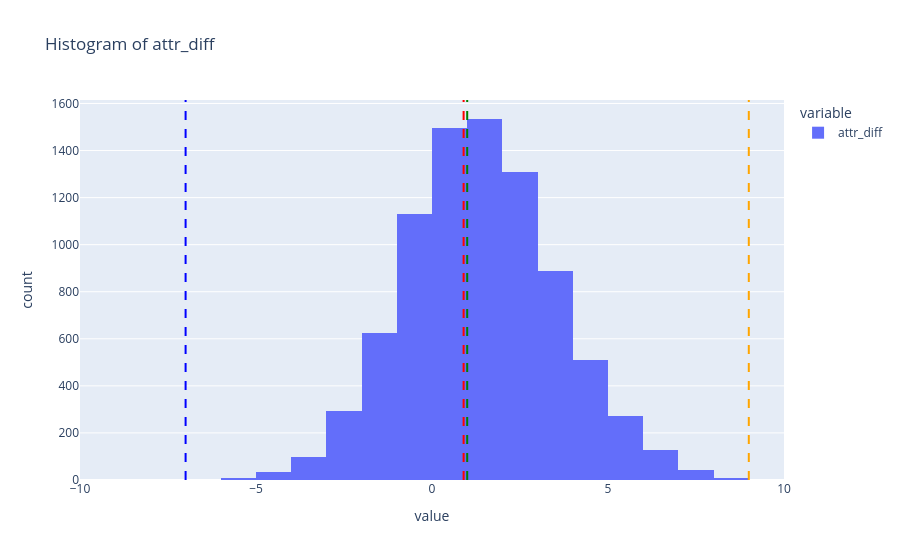
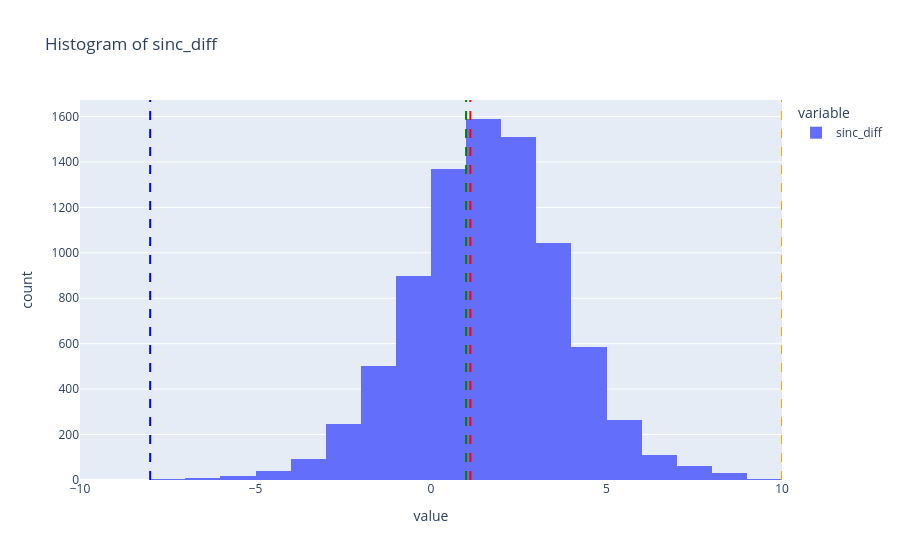
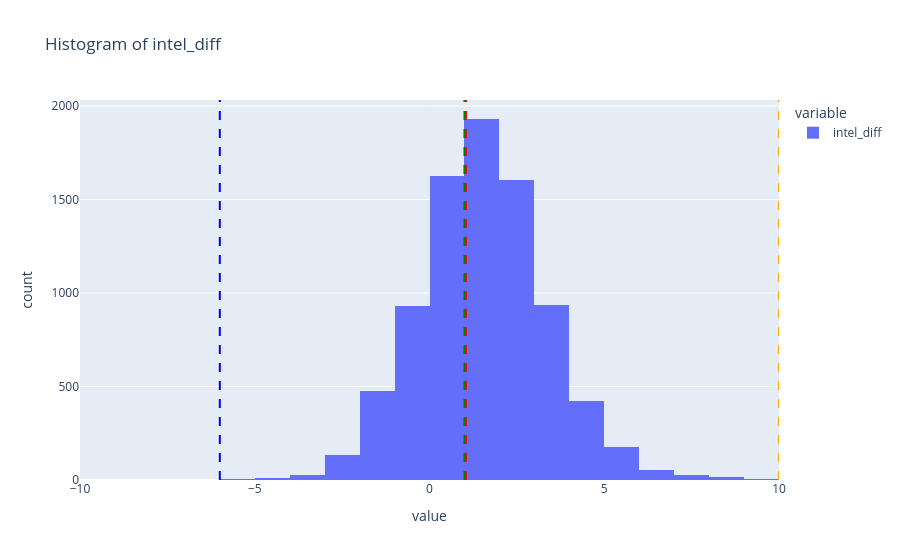
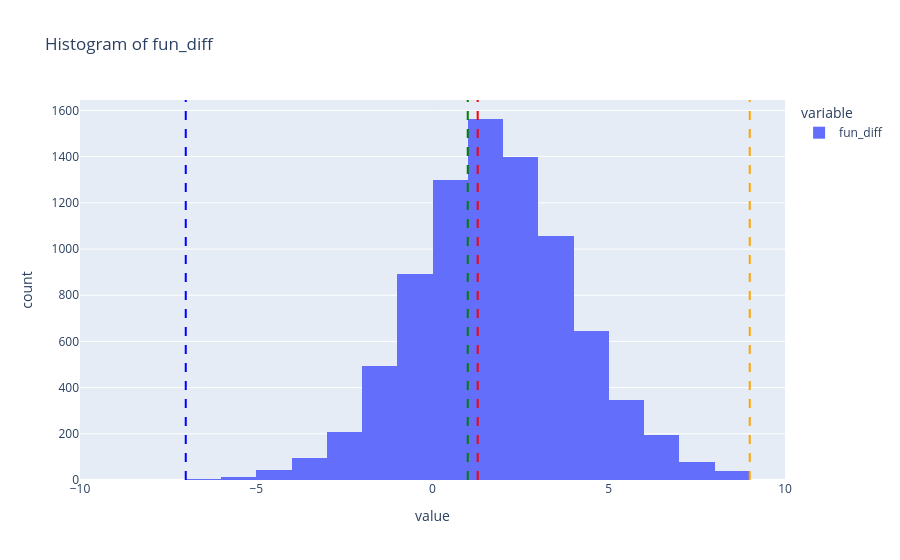

Notebook cell for these charts, in order:
### Code cell
group_plot = df_predict[column_res_pred]

for col in ["attr_diff", "sinc_diff", "intel_diff", "fun_diff", "amb_diff"]:
    mean = group_plot[col].mean()
    median = group_plot[col].median()
    min = group_plot[col].min()
    max = group_plot[col].max()
    fig = px.histogram(group_plot[col], range_x=[-10, 10], title=f"Histogram of {col}")
    fig.add_vline(x=mean, line_dash="dash", line_color="red")
    fig.add_vline(x=median, line_dash="dash", line_color="green")
    fig.add_vline(x=min, line_dash="dash", line_color="blue")
    fig.add_vline(x=max, line_dash="dash", line_color="orange")
    fig.update_traces(xbins=dict(
        start=min,
        size=1,
        end=max
    ))
    # 2. Make the bars touch each other (remove gaps)
    fig.update_layout(bargap=0)
    fig.show()

### Figure 1 — Plotly figure (JSON) as saved in the notebook; plotly's stock layout.template omitted (floating-point values rounded to 4 significant figures; data arrays with more than 128 entries replaced by an {"elided": "..."} marker saying what was removed)
{"data": [{"alignmentgroup": "True", "bingroup": "x", "hovertemplate": "variable=attr_diff<br>value=%{x}<br>count=%{y}<extra></extra>", "legendgroup": "attr_diff", "marker": {"color": "#636efa", "pattern": {"shape": ""}}, "name": "attr_diff", "offsetgroup": "attr_diff", "orientation": "v", "showlegend": true, "type": "histogram", "x": {"elided": "8378 float values"}, "xaxis": "x", "xbins": {"end": 9, "size": 1, "start": -7}, "yaxis": "y"}], "layout": {"bargap": 0, "barmode": "relative", "legend": {"title": {"text": "variable"}, "tracegroupgap": 0}, "shapes": [{"line": {"color": "red", "dash": "dash"}, "type": "line", "x0": 0.8981, "x1": 0.8981, "xref": "x", "y0": 0, "y1": 1, "yref": "y domain"}, {"line": {"color": "green", "dash": "dash"}, "type": "line", "x0": 1, "x1": 1, "xref": "x", "y0": 0, "y1": 1, "yref": "y domain"}, {"line": {"color": "blue", "dash": "dash"}, "type": "line", "x0": -7, "x1": -7, "xref": "x", "y0": 0, "y1": 1, "yref": "y domain"}, {"line": {"color": "orange", "dash": "dash"}, "type": "line", "x0": 9, "x1": 9, "xref": "x", "y0": 0, "y1": 1, "yref": "y domain"}], "title": {"text": "Histogram of attr_diff"}, "xaxis": {"anchor": "y", "domain": [0, 1], "range": [-10, 10], "title": {"text": "value"}}, "yaxis": {"anchor": "x", "domain": [0, 1], "title": {"text": "count"}}}}

### Figure 2 — Plotly figure (JSON) as saved in the notebook; plotly's stock layout.template omitted (floating-point values rounded to 4 significant figures; data arrays with more than 128 entries replaced by an {"elided": "..."} marker saying what was removed)
{"data": [{"alignmentgroup": "True", "bingroup": "x", "hovertemplate": "variable=sinc_diff<br>value=%{x}<br>count=%{y}<extra></extra>", "legendgroup": "sinc_diff", "marker": {"color": "#636efa", "pattern": {"shape": ""}}, "name": "sinc_diff", "offsetgroup": "sinc_diff", "orientation": "v", "showlegend": true, "type": "histogram", "x": {"elided": "8378 float values"}, "xaxis": "x", "xbins": {"end": 10, "size": 1, "start": -8}, "yaxis": "y"}], "layout": {"bargap": 0, "barmode": "relative", "legend": {"title": {"text": "variable"}, "tracegroupgap": 0}, "shapes": [{"line": {"color": "red", "dash": "dash"}, "type": "line", "x0": 1.122, "x1": 1.122, "xref": "x", "y0": 0, "y1": 1, "yref": "y domain"}, {"line": {"color": "green", "dash": "dash"}, "type": "line", "x0": 1, "x1": 1, "xref": "x", "y0": 0, "y1": 1, "yref": "y domain"}, {"line": {"color": "blue", "dash": "dash"}, "type": "line", "x0": -8, "x1": -8, "xref": "x", "y0": 0, "y1": 1, "yref": "y domain"}, {"line": {"color": "orange", "dash": "dash"}, "type": "line", "x0": 10, "x1": 10, "xref": "x", "y0": 0, "y1": 1, "yref": "y domain"}], "title": {"text": "Histogram of sinc_diff"}, "xaxis": {"anchor": "y", "domain": [0, 1], "range": [-10, 10], "title": {"text": "value"}}, "yaxis": {"anchor": "x", "domain": [0, 1], "title": {"text": "count"}}}}

### Figure 3 — Plotly figure (JSON) as saved in the notebook; plotly's stock layout.template omitted (floating-point values rounded to 4 significant figures; data arrays with more than 128 entries replaced by an {"elided": "..."} marker saying what was removed)
{"data": [{"alignmentgroup": "True", "bingroup": "x", "hovertemplate": "variable=intel_diff<br>value=%{x}<br>count=%{y}<extra></extra>", "legendgroup": "intel_diff", "marker": {"color": "#636efa", "pattern": {"shape": ""}}, "name": "intel_diff", "offsetgroup": "intel_diff", "orientation": "v", "showlegend": true, "type": "histogram", "x": {"elided": "8378 float values"}, "xaxis": "x", "xbins": {"end": 10, "size": 1, "start": -6}, "yaxis": "y"}], "layout": {"bargap": 0, "barmode": "relative", "legend": {"title": {"text": "variable"}, "tracegroupgap": 0}, "shapes": [{"line": {"color": "red", "dash": "dash"}, "type": "line", "x0": 1.043, "x1": 1.043, "xref": "x", "y0": 0, "y1": 1, "yref": "y domain"}, {"line": {"color": "green", "dash": "dash"}, "type": "line", "x0": 1, "x1": 1, "xref": "x", "y0": 0, "y1": 1, "yref": "y domain"}, {"line": {"color": "blue", "dash": "dash"}, "type": "line", "x0": -6, "x1": -6, "xref": "x", "y0": 0, "y1": 1, "yref": "y domain"}, {"line": {"color": "orange", "dash": "dash"}, "type": "line", "x0": 10, "x1": 10, "xref": "x", "y0": 0, "y1": 1, "yref": "y domain"}], "title": {"text": "Histogram of intel_diff"}, "xaxis": {"anchor": "y", "domain": [0, 1], "range": [-10, 10], "title": {"text": "value"}}, "yaxis": {"anchor": "x", "domain": [0, 1], "title": {"text": "count"}}}}

### Figure 4 — Plotly figure (JSON) as saved in the notebook; plotly's stock layout.template omitted (floating-point values rounded to 4 significant figures; data arrays with more than 128 entries replaced by an {"elided": "..."} marker saying what was removed)
{"data": [{"alignmentgroup": "True", "bingroup": "x", "hovertemplate": "variable=fun_diff<br>value=%{x}<br>count=%{y}<extra></extra>", "legendgroup": "fun_diff", "marker": {"color": "#636efa", "pattern": {"shape": ""}}, "name": "fun_diff", "offsetgroup": "fun_diff", "orientation": "v", "showlegend": true, "type": "histogram", "x": {"elided": "8378 float values"}, "xaxis": "x", "xbins": {"end": 9, "size": 1, "start": -7}, "yaxis": "y"}], "layout": {"bargap": 0, "barmode": "relative", "legend": {"title": {"text": "variable"}, "tracegroupgap": 0}, "shapes": [{"line": {"color": "red", "dash": "dash"}, "type": "line", "x0": 1.282, "x1": 1.282, "xref": "x", "y0": 0, "y1": 1, "yref": "y domain"}, {"line": {"color": "green", "dash": "dash"}, "type": "line", "x0": 1, "x1": 1, "xref": "x", "y0": 0, "y1": 1, "yref": "y domain"}, {"line": {"color": "blue", "dash": "dash"}, "type": "line", "x0": -7, "x1": -7, "xref": "x", "y0": 0, "y1": 1, "yref": "y domain"}, {"line": {"color": "orange", "dash": "dash"}, "type": "line", "x0": 9, "x1": 9, "xref": "x", "y0": 0, "y1": 1, "yref": "y domain"}], "title": {"text": "Histogram of fun_diff"}, "xaxis": {"anchor": "y", "domain": [0, 1], "range": [-10, 10], "title": {"text": "value"}}, "yaxis": {"anchor": "x", "domain": [0, 1], "title": {"text": "count"}}}}
